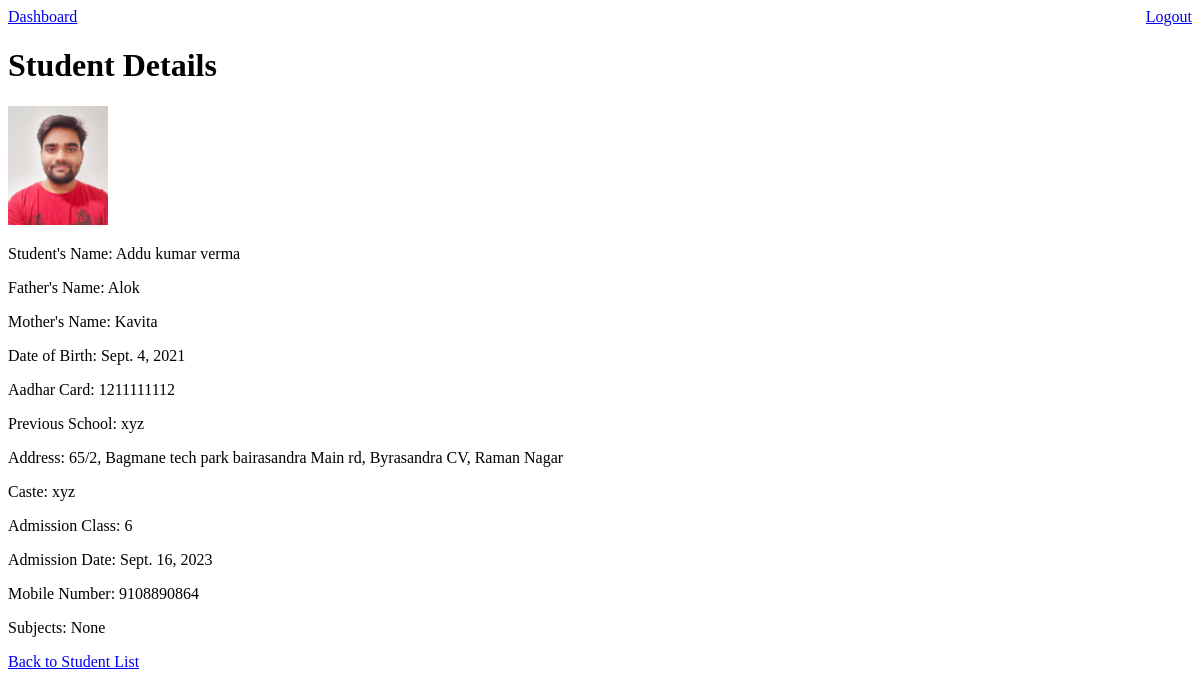
The page /admissions/student/4/ (signed in) on the database as committed earlier.
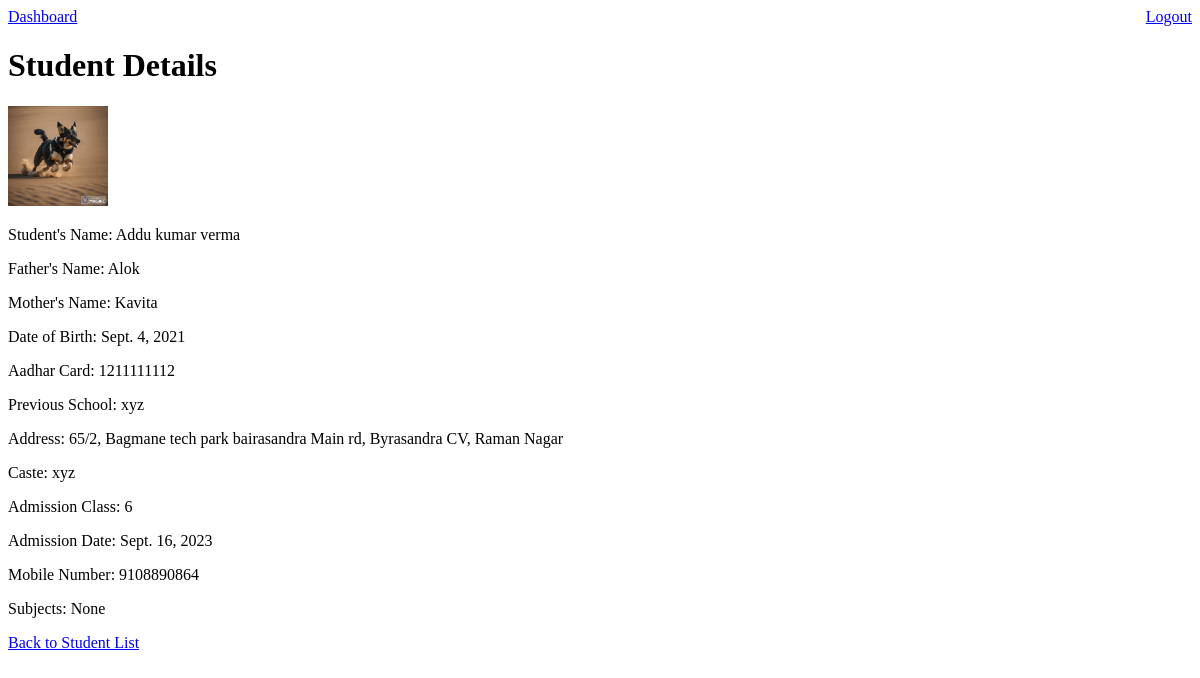
The same page on the database as committed later.
### admissions/models.py (models this page shows, shortened)
class Admission(models.Model):
    first_name = models.CharField(max_length=100)
    middle_name = models.CharField(max_length=100, blank=True)
    last_name = models.CharField(max_length=100, blank=True)
    father_name = models.CharField(max_length=100)
    mother_name = models.CharField(max_length=100)
    date_of_birth = models.DateField()
    aadhar_card = models.CharField(max_length=16)
    photo = models.ImageField(upload_to='photos/')
    previous_school = models.TextField()
    address = models.TextField()
    caste = models.CharField(max_length=50)
    admission_class = models.CharField(max_length=50)
    admission_date = models.DateField(auto_now_add=True)
    mobile_number = models.CharField(max_length=15)
    subjects = models.CharField(max_length=100, blank=True, null=True)

### admissions/views.py (the view)
# urls.py: path('student/<int:student_id>/', views.student_details, name='student_details'),
@login_required
def student_details(request, student_id):
    student = get_object_or_404(Admission, pk=student_id)
    return render(request, 'admissions/student_details.html', {'student': student})

### admissions/templates/admissions/student_details.html (shortened to what this page needs)
<!DOCTYPE html>
<a href="{% url 'dashboard' %}">Dashboard</a>
<a href="{% url 'logout' %}" style="float: right;">Logout</a>
<html>
<head>
</head>
<body>
    <h1>Student Details</h1>
    <img src="{{ student.photo.url }}" alt="{{ student.first_name }} {{ student.last_name }} Photo" width="100">
    <p>Student's Name: {{ student.first_name }} {{ student.middle_name }} {{ student.last_name }}</p>
    <p>Father's Name: {{ student.father_name }}</p>
    <p>Mother's Name: {{ student.mother_name }}</p>
    <p>Date of Birth: {{ student.date_of_birth }}</p>
    <p>Aadhar Card: {{ student.aadhar_card }}</p>
    <p>Previous School: {{ student.previous_school }}</p>
    <p>Address: {{ student.address }}</p>
    <p>Caste: {{ student.caste }}</p>
    <p>Admission Class: {{ student.admission_class }}</p>
    <p>Admission Date: {{ student.admission_date }}</p>
    <p>Mobile Number: {{ student.mobile_number }}</p>
    <p>Subjects: {{ student.subjects }}</p>
    <a href="{% url 'student_list' %}">Back to Student List</a>
</body>
</html>

Rows that differ between the two databases and show on the page:
changed Admission "Addu": photo: a different picture
